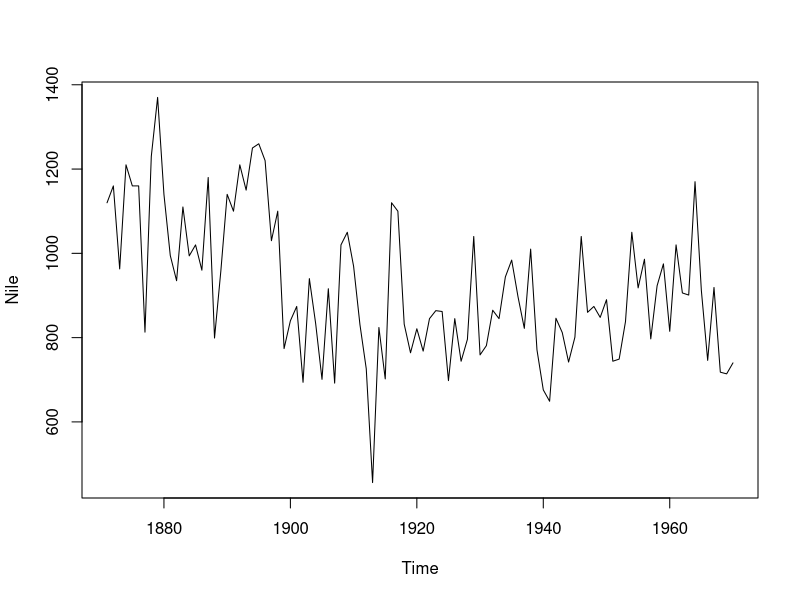
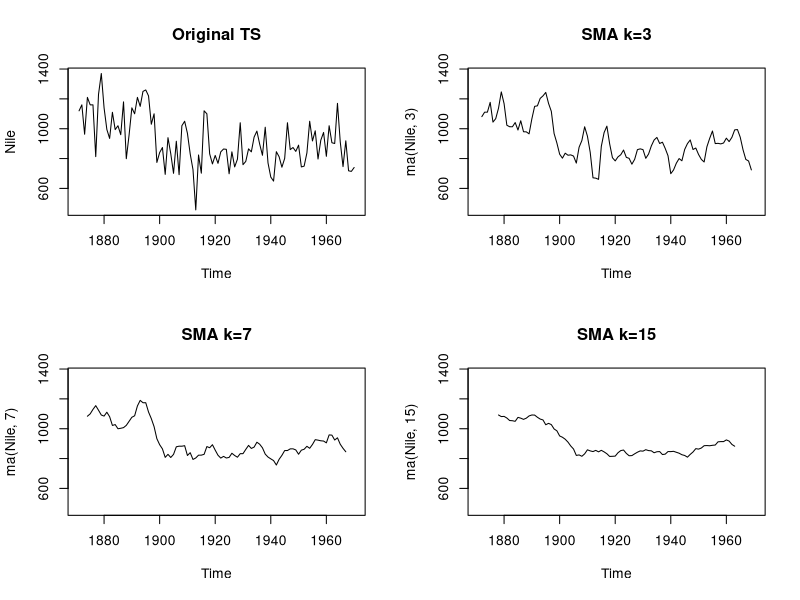
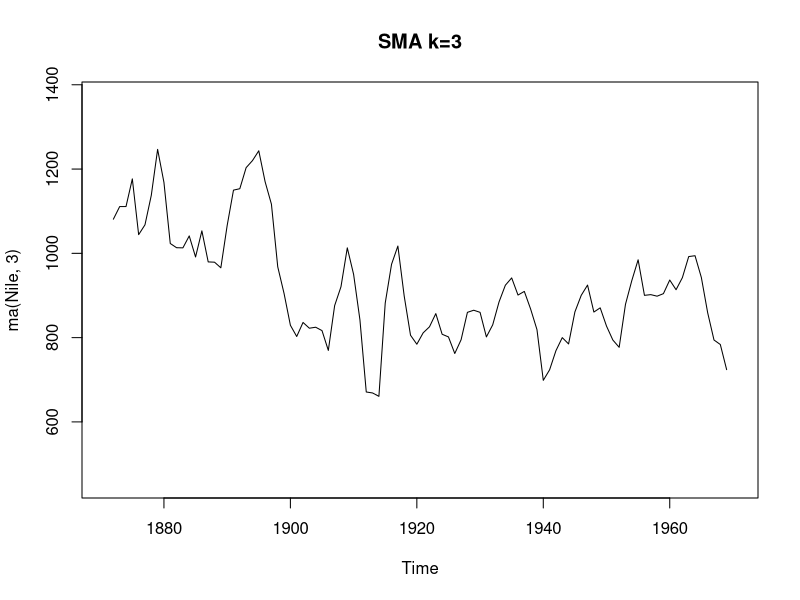
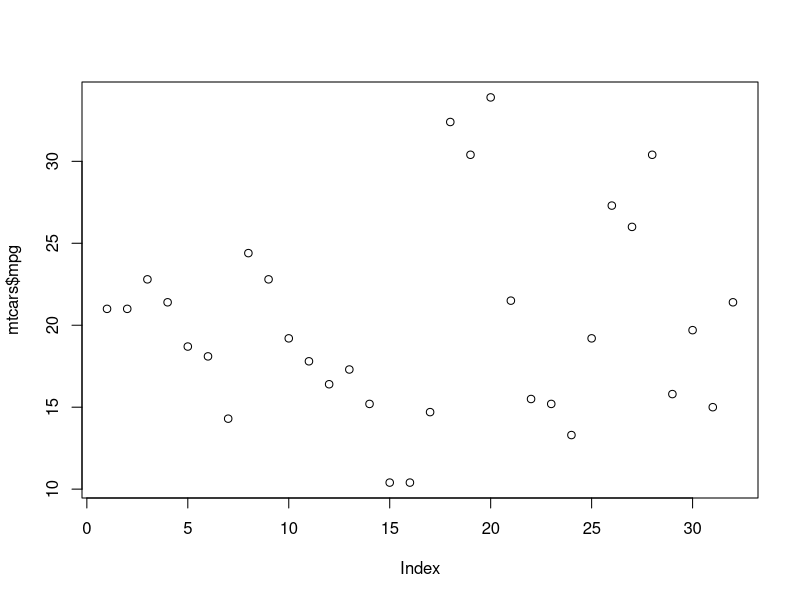
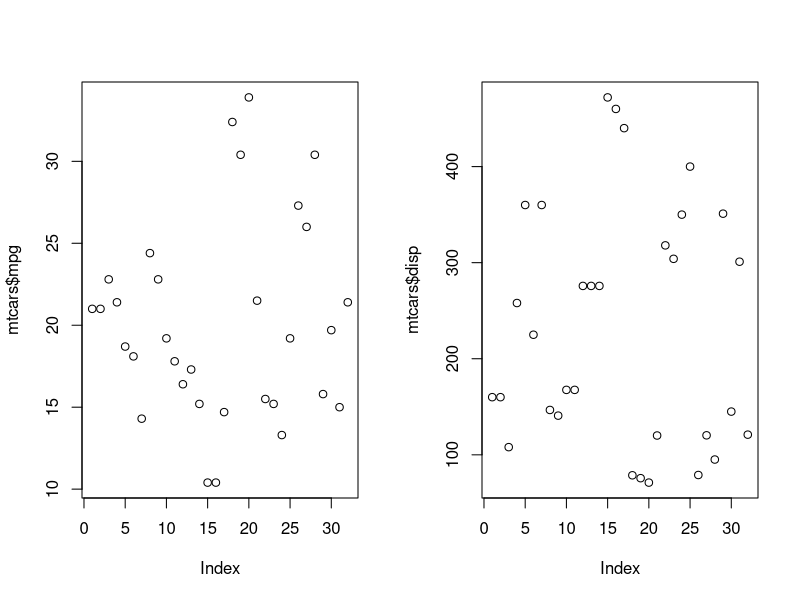
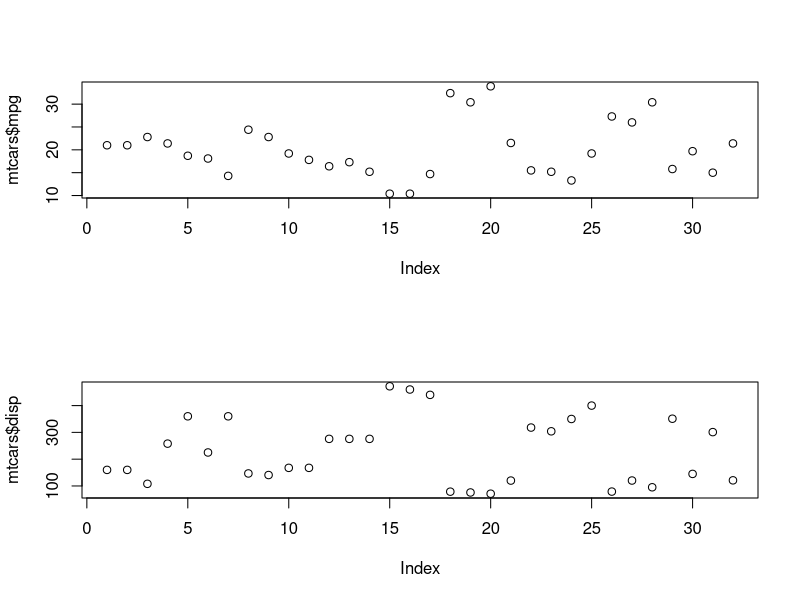
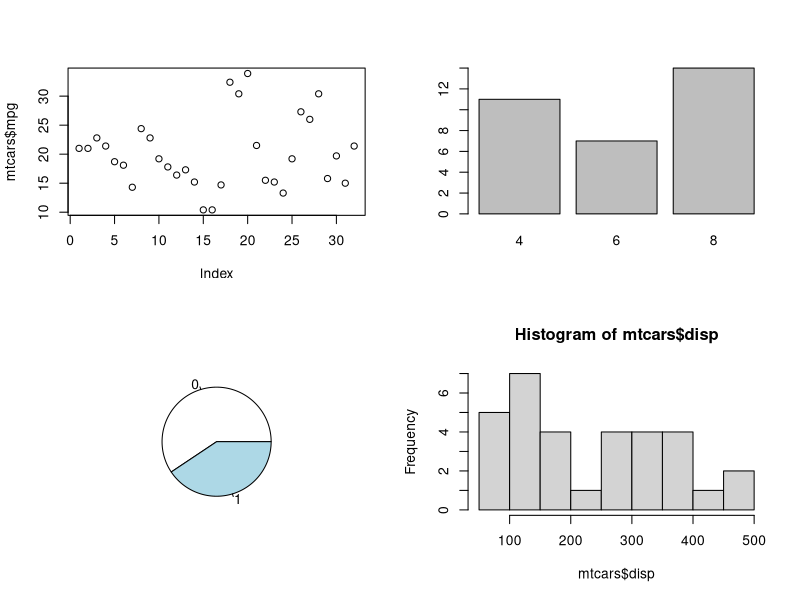

Generate these figures, in order, with R:
# TS - Simple Moving Average
#SMA
# technique to get an overall idea of the trends in a data set; it is an average of any subset of numbers. The moving average is extremely useful for forecasting long-term trends


Nile  # river flow from year 1871 to 1970

plot(Nile)

library(forecast)  # for forecasting
opar = par(no.readonly = T)  # save current parameters
par(mfrow=c(2,2))
(ylim = range(Nile))
plot(Nile, main='Original TS')
head(Nile)
ma(Nile,3)
head(Nile,4)
head(ma(Nile,3))
(1120+1160+963)/3
mean(Nile[1:3]);mean(Nile[2:4]); mean(Nile[3:5]); mean(Nile[4:6])
ma(Nile,3)[1:10]

plot(ma(Nile,3), main='SMA k=3', ylim=ylim)
plot(ma(Nile,7), main='SMA k=7', ylim=ylim)
plot(ma(Nile,15),main='SMA k=15', ylim=ylim)
par(opar)
plot(ma(Nile,3), main='SMA k=3', ylim=ylim)




#mfrow mfcol
mtcars
names(mtcars)
plot(mtcars$mpg)
par(mfrow=c(1,2))
plot(mtcars$mpg)
plot(mtcars$disp)

par(mfrow=c(2,1))
plot(mtcars$mpg)
plot(mtcars$disp)

par(mfrow=c(2,2))
plot(mtcars$mpg)
barplot(table(mtcars$cyl))
pie(table(mtcars$am))
hist(mtcars$disp)
